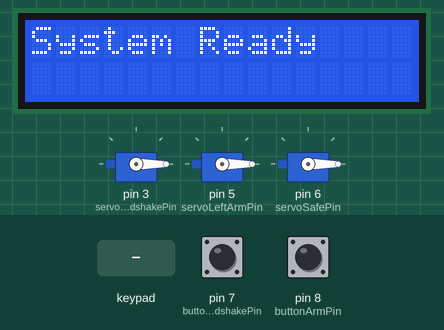
Recording of a sketch running on a simulated Arduino Uno, built with avr-gcc and run on an emulated ATmega328P. Shown: 3 × servo, 16×2 character LCD. The inputs (shaded band) are chosen by the test bench; at power-on: pin 8 (buttonArmPin) HIGH, pin 7 (buttonHandshakePin) HIGH.

Above: at 1.2 s.
1.3 s: keypad keys 9 1 0 1 1 1 2 * pressed 0.4 s apart
At 4.9 s:
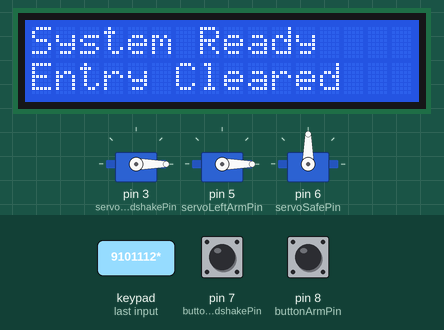
6.0 s: pin 8 (buttonArmPin) pulled LOW for 0.15 s
At 7.2 s:
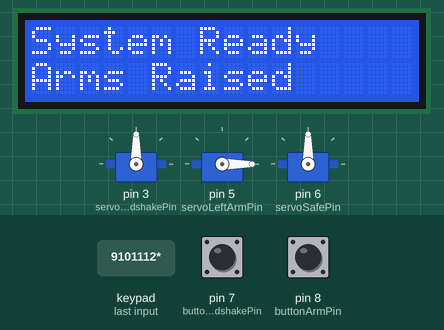
7.6 s: key '#' pressed
At 8.5 s:
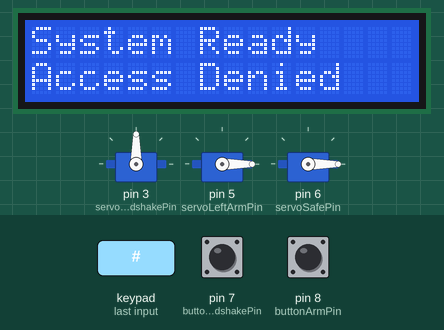
9.1 s: pin 8 (buttonArmPin) pulled LOW for 1 s
At 9.6 s:
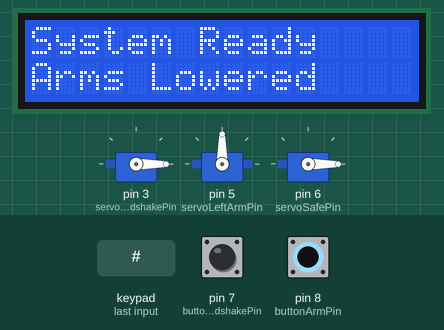
11.6 s: keypad keys 1 2 3 4 # pressed 0.4 s apart
At 13.9 s:
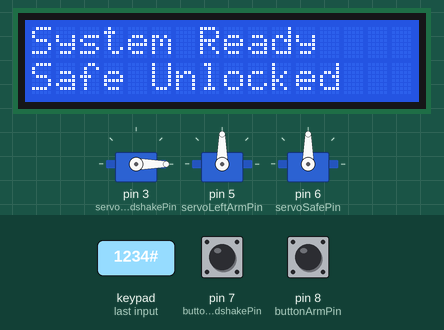
15.1 s: key '1' pressed
At 15.5 s:
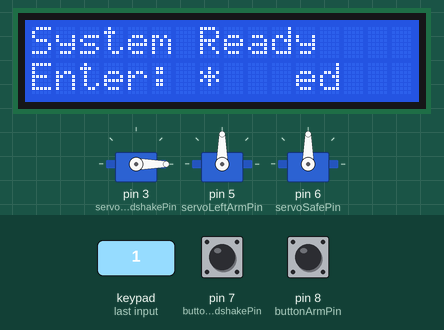
Timing chart, 0 to 17.6 s (numbered marks = the images above; inputs shaded):
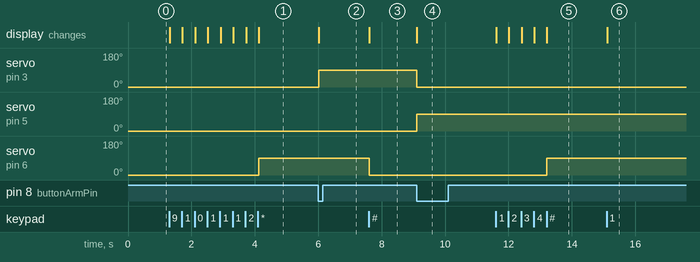

The sketch:

Arduino_servo.ino
```cpp
#include <Servo.h>
#include <Keypad.h>
#include <Wire.h>
#include <LiquidCrystal_I2C.h>

// ======== Servo Setup ========
Servo servoHandshake;   // Handshake servo
Servo servoLeftArm;     // Left arm servo
Servo servoSafe;        // Safe lock servo

const int servoHandshakePin = 3;
const int servoLeftArmPin   = 5;
const int servoSafePin      = 6;

// ======== Buttons ========
const int buttonHandshakePin = 7; // Button 1: handshake
const int buttonArmPin       = 8; // Button 2: raise/lower arms

bool armRaised = false;
bool lastButtonArmState = HIGH;

// ======== Keypad Setup ========
const byte ROWS = 4;
const byte COLS = 4;

char keys[ROWS][COLS] = {
  {'1','2','3','A'},
  {'4','5','6','B'},
  {'7','8','9','C'},
  {'*','0','#','D'}
};

byte rowPins[ROWS] = {9, 10, 11, 12};
byte colPins[COLS] = {A0, A1, A2, A3};

Keypad keypad = Keypad(makeKeymap(keys), rowPins, colPins, ROWS, COLS);

String password = "1234";
String input = "";

// ======== LCD Setup ========
LiquidCrystal_I2C lcd(0x27, 16, 2); // Change address if needed

void setup() {
  servoHandshake.attach(servoHandshakePin);
  servoLeftArm.attach(servoLeftArmPin);
  servoSafe.attach(servoSafePin);

  pinMode(buttonHandshakePin, INPUT_PULLUP);
  pinMode(buttonArmPin, INPUT_PULLUP);

  // Initialize servos
  servoHandshake.write(0);
  servoLeftArm.write(0);
  servoSafe.write(0);

  // Initialize LCD
  lcd.init();
  lcd.backlight();
  lcd.setCursor(0,0);
  lcd.print("System Ready");
}

void loop() {
  // ----- Handshake button -----
  if (digitalRead(buttonHandshakePin) == LOW) {
    handshakeMotion();
    delay(500); // debounce
  }

  // ----- Arm toggle button -----
  bool currentButtonArmState = digitalRead(buttonArmPin);
  if (lastButtonArmState == HIGH && currentButtonArmState == LOW) {
    armRaised = !armRaised;
    if (armRaised) {
      servoHandshake.write(90);
      servoLeftArm.write(0);
      lcd.setCursor(0,1);
      lcd.print("Arms Raised    ");
    } else {
      servoHandshake.write(0);
      servoLeftArm.write(90);
      lcd.setCursor(0,1);
      lcd.print("Arms Lowered  ");
    }
    delay(300);
  }
  lastButtonArmState = currentButtonArmState;

  // ----- Keypad password -----
  char key = keypad.getKey();
  if (key) {
    if (key == '#') { // Enter key
      lcd.setCursor(0,1);
      if (input == password) {
        servoSafe.write(90); // unlock
        lcd.print("Safe Unlocked ");
      } else {
        servoSafe.write(0);  // lock
        lcd.print("Access Denied ");
      }
      input = ""; // reset input
    }
    else if (key == '*') { // Clear
      input = "";
      lcd.setCursor(0,1);
      lcd.print("Entry Cleared ");
      servoSafe.write(90);
    }
    else { // Add digit
      if (input.length() < 10) { // limit input
        input += key;
        lcd.setCursor(0,1);
        lcd.print("Enter: ");
        for (int i = 0; i < input.length(); i++) lcd.print("*");
        lcd.print("   "); // clear remaining chars
      }
    }
  }
}

// ----- Handshake motion -----
void handshakeMotion() {
  servoHandshake.write(90);
  delay(300);

  servoHandshake.write(110);
  delay(200);
  servoHandshake.write(70);
  delay(200);
  servoHandshake.write(100);
  delay(200);
  servoHandshake.write(80);
  delay(200);

  servoHandshake.write(0);
  delay(300);
}
```

Measured:
- after the input at 1.3 s, servo on pin 6 (servoSafePin): 0° → 90° after 2.8 s; the display: first changes at once (image 1 shows a later state)
- after the input at 6.0 s, servo on pin 3 (servoHandshakePin): 0° → 90° at once; the display: changes at once (image 2)
- after the input at 7.6 s, servo on pin 6 (servoSafePin): 90° → 0° at once; the display: changes at once (image 3)
- after the input at 9.1 s, servo on pin 3 (servoHandshakePin): 90° → 0° at once; servo on pin 5 (servoLeftArmPin): 0° → 90° at once; the display: changes at once (image 4)
- after the input at 11.6 s, servo on pin 6 (servoSafePin): 0° → 90° after 1.6 s; the display: first changes at once (image 5 shows a later state)
- after the input at 15.1 s, the display: changes at once (image 6)
